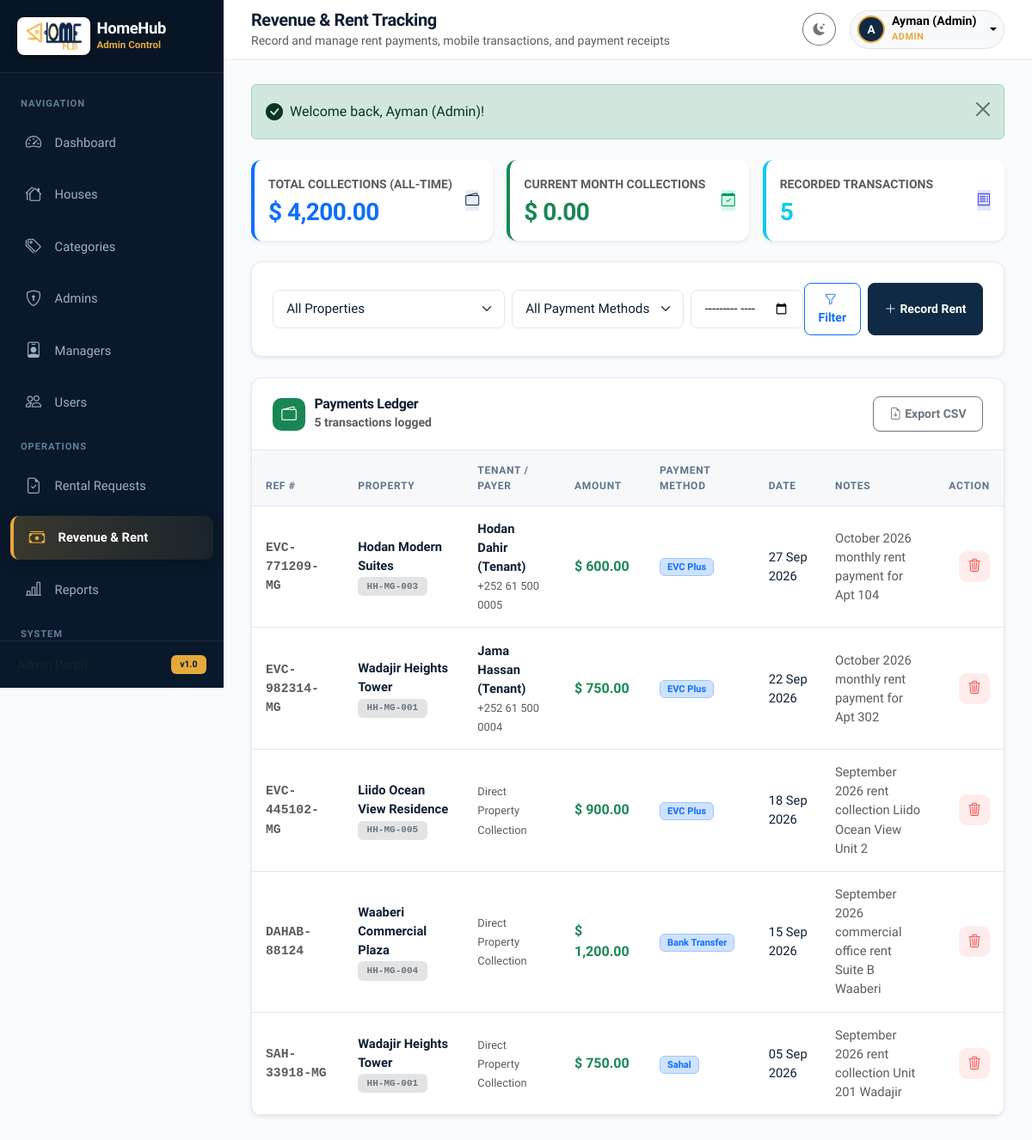
Before: /admin/payments.php (signed in) with the older database file.
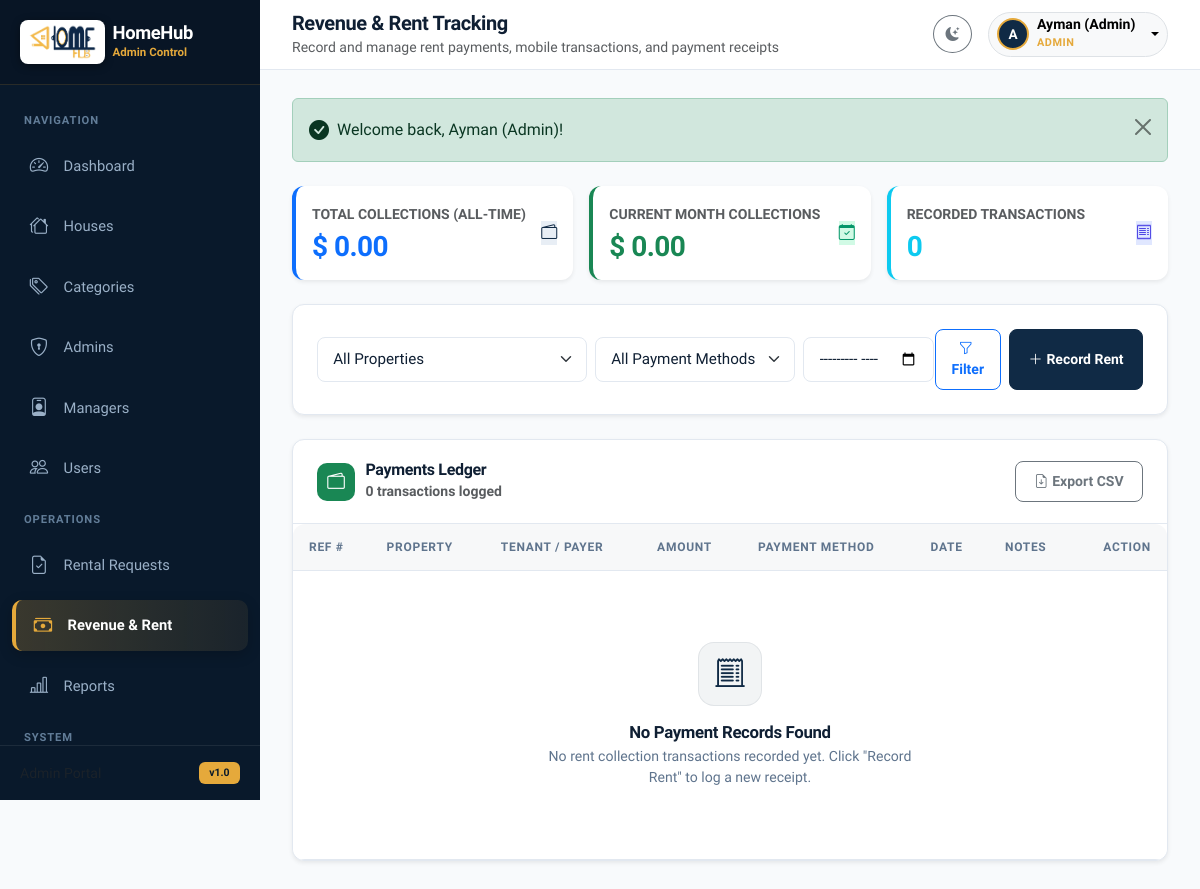
After: the same page with the newer database file.
### tables this page shows
CREATE TABLE IF NOT EXISTS `payments` (
  `id` INT AUTO_INCREMENT PRIMARY KEY,
  `house_id` INT NOT NULL,
  `user_id` INT NULL,
  `amount` DECIMAL(10,2) NOT NULL,
  `payment_date` DATE NOT NULL,
  `payment_method` VARCHAR(50) DEFAULT 'EVC Plus',
  `reference_no` VARCHAR(100) NULL,
  `notes` TEXT NULL,
  `created_at` TIMESTAMP DEFAULT CURRENT_TIMESTAMP,
  FOREIGN KEY (`house_id`) REFERENCES `houses`(`id`) ON DELETE CASCADE,
  FOREIGN KEY (`user_id`) REFERENCES `users`(`id`) ON DELETE SET NULL
);

CREATE TABLE IF NOT EXISTS `houses` (
  `id` INT AUTO_INCREMENT PRIMARY KEY,
  `category_id` INT NOT NULL,
  `manager_id` INT NULL,
  `house_name` VARCHAR(150) NOT NULL,
  `house_code` VARCHAR(50) NOT NULL UNIQUE,
  `address` VARCHAR(255) NOT NULL,
  `city` VARCHAR(100) NOT NULL,
  `rent_price` DECIMAL(10,2) NOT NULL,
  `total_apartments` INT NOT NULL DEFAULT 1,
  `occupied_apartments` INT NOT NULL DEFAULT 0,
  `vacant_apartments` INT NOT NULL DEFAULT 1,
  `description` TEXT NULL,
  `image` VARCHAR(255) NULL,
  `created_at` TIMESTAMP DEFAULT CURRENT_TIMESTAMP,
  FOREIGN KEY (`category_id`) REFERENCES `categories`(`id`) ON DELETE CASCADE,
  FOREIGN KEY (`manager_id`) REFERENCES `users`(`id`) ON DELETE SET NULL
);

CREATE TABLE IF NOT EXISTS `users` (
  `id` INT AUTO_INCREMENT PRIMARY KEY,
  `name` VARCHAR(100) NOT NULL,
  `email` VARCHAR(150) NOT NULL UNIQUE,
  `phone` VARCHAR(30) NULL,
  `password` VARCHAR(255) NOT NULL,
  `role` ENUM('admin', 'manager', 'user') NOT NULL DEFAULT 'user',
  `avatar` VARCHAR(255) NULL,
  `status` ENUM('active', 'inactive') NOT NULL DEFAULT 'active',
  `created_at` TIMESTAMP DEFAULT CURRENT_TIMESTAMP
);

### includes/functions.php (called while the page is built, shortened)
<?php
function e(string|int|float|null $string): string {
    return htmlspecialchars((string)($string ?? ''), ENT_QUOTES, 'UTF-8');
}
function format_currency(float|int|string $amount, string $currency = '$'): string {
    $num = (float)$amount;
    return $currency . ' ' . number_format($num, 2);
}
function format_date(?string $date, string $format = 'd M Y'): string {
    $timestamp = strtotime($date);
    return $timestamp ? date($format, $timestamp) : '-';
}

### admin/payments.php (the view, shortened to what the rows shown need)
<?php
require_once __DIR__ . '/../includes/functions.php';
require_once __DIR__ . '/../includes/auth.php';
$sql = "SELECT p.*, h.house_name, h.house_code, h.city, u.name as tenant_name, u.phone as tenant_phone
        FROM payments p
        JOIN houses h ON p.house_id = h.id
        LEFT JOIN users u ON p.user_id = u.id
        WHERE 1=1";
$params = [];
$sql .= " ORDER BY p.payment_date DESC, p.id DESC";
$stmt = $pdo->prepare($sql);
$stmt->execute($params);
$payments = $stmt->fetchAll();
require_once __DIR__ . '/../includes/header.php';
?>
<div class="app-wrapper">
    <div class="app-main">
        <main class="content-wrapper">
            <div class="card shadow-sm">
                <div class="card-body p-0">
                    <div class="table-responsive">
                        <table class="table table-hover align-middle mb-0" id="paymentsTable">
                            <thead>
                                <tr>
                                    <th>Ref #</th>
                                    <th>Property</th>
                                    <th>Tenant / Payer</th>
                                    <th>Amount</th>
                                    <th>Payment Method</th>
                                    <th>Date</th>
                                    <th>Notes</th>
                                    <th class="text-end no-export">Action</th>
                                </tr>
                            </thead>
                            <tbody>
                                <?php if (empty($payments)): ?>
                                    <tr>
                                        <td colspan="8">
                                            <div class="empty-state">
                                                <div class="empty-state-icon">
                                                    <i class="bi bi-receipt-cutoff"></i>
                                                </div>
                                                <h6 class="empty-state-title">No Payment Records Found</h6>
                                                <p class="empty-state-text">No rent collection transactions recorded yet. Click "Record Rent" to log a new receipt.</p>
                                            </div>
                                        </td>
                                    </tr>
                                <?php else: ?>
                                    <?php foreach ($payments as $p): ?>
                                        <tr>
                                            <td class="font-monospace fw-bold text-muted small">
                                                <?= !empty($p['reference_no']) ? e($p['reference_no']) : '#' . (int)$p['id']; ?>
                                            </td>
                                            <td>
                                                <div class="fw-bold"><?= e($p['house_name']); ?></div>
                                                <span class="badge bg-secondary-subtle text-secondary font-monospace"><?= e($p['house_code']); ?></span>
                                            </td>
                                            <td>
                                                <?php if (!empty($p['tenant_name'])): ?>
                                                    <div class="fw-semibold text-main"><?= e($p['tenant_name']); ?></div>
                                                    <small class="text-muted"><?= e($p['tenant_phone'] ?? ''); ?></small>
                                                <?php else: ?>
                                                    <span class="text-muted small">Direct Property Collection</span>
                                                <?php endif; ?>
                                            </td>
                                            <td class="fw-bold fs-6 text-success">
                                                <?= format_currency($p['amount'], $currency); ?>
                                            </td>
                                            <td>
                                                <span class="badge bg-primary-subtle text-primary border border-primary-subtle px-2 py-1">
                                                    <?= e($p['payment_method']); ?>
                                                </span>
                                            </td>
                                            <td class="small">
                                                <?= format_date($p['payment_date']); ?>
                                            </td>
                                            <td class="small text-muted" style="max-width: 200px;">
                                                <?= e($p['notes'] ?? '-'); ?>
                                            </td>
                                            <td class="text-end no-export">
                                                <div class="btn-action-group justify-content-end">
                                                    <form method="POST" action="<?= BASE_URL; ?>admin/payments.php" class="d-inline" data-confirm="Ma hubtaa inaad tirtirto diiwaankan lacag-bixinta ah? Tallaabadan dib looma noqon karo.">
                                                        <button type="submit" class="btn-action btn-action-delete" title="Delete Payment Record">
                                                            <i class="bi bi-trash3"></i>
                                                        </button>
                                                    </form>
                                                </div>
                                            </td>
                                        </tr>
                                    <?php endforeach; ?>
                                <?php endif; ?>
                            </tbody>
                        </table>
                    </div>
                </div>
            </div>
        </main>
    </div>
</div>
<?php require_once __DIR__ . '/../includes/footer.php'; ?>

Changed rows visible on the page:
removed payments: reference_no "EVC-771209-MG", house.house_name "Hodan Modern Suites", house.house_code "HH-MG-003", user.name "Hodan Dahir (Tenant)", user.phone "+252 61 500 0005", amount "$ 600.00", payment_method "EVC Plus", payment_date "27 Sep 2026", notes "October 2026 monthly rent payment for Apt 104"
removed payments: reference_no "EVC-982314-MG", house.house_name "Wadajir Heights Tower", house.house_code "HH-MG-001", user.name "Jama Hassan (Tenant)", user.phone "+252 61 500 0004", amount "$ 750.00", payment_method "EVC Plus", payment_date "22 Sep 2026", notes "October 2026 monthly rent payment for Apt 302"
removed payments: reference_no "EVC-445102-MG", house.house_name "Liido Ocean View Residence", house.house_code "HH-MG-005", shows "Direct Property Collection", amount "$ 900.00", payment_method "EVC Plus", payment_date "18 Sep 2026", notes "September 2026 rent collection Liido Ocean View Unit 2"
removed payments: reference_no "DAHAB-88124", house.house_name "Waaberi Commercial Plaza", house.house_code "HH-MG-004", shows "Direct Property Collection", amount "$ 1,200.00", payment_method "Bank Transfer", payment_date "15 Sep 2026", notes "September 2026 commercial office rent Suite B Waaberi"
removed payments: reference_no "SAH-33918-MG", house.house_name "Wadajir Heights Tower", house.house_code "HH-MG-001", shows "Direct Property Collection", amount "$ 750.00", payment_method "Sahal", payment_date "05 Sep 2026", notes "September 2026 rent collection Unit 201 Wadajir"
Other visible differences:
format_currency($totalCollections, $currency): "$ 4,200.00" → "$ 0.00"
$totalTransactions: "5" → "0"
count($payments): "5" → "0"
text now shown: "No Payment Records Found No rent collection transactions recorded yet. Click \"Record Rent\" to log a new receipt."
